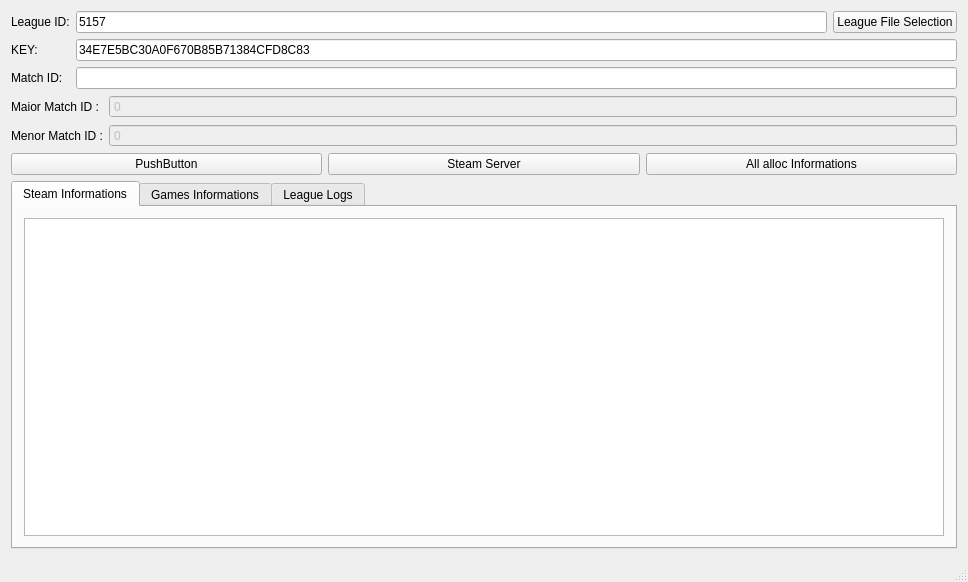
<?xml version="1.0" encoding="UTF-8"?>
<ui version="4.0">
 <class>Parser</class>
 <widget class="QMainWindow" name="Parser">
  <property name="geometry">
   <rect>
    <x>0</x>
    <y>0</y>
    <width>968</width>
    <height>582</height>
   </rect>
  </property>
  <property name="windowTitle">
   <string>Parser</string>
  </property>
  <widget class="QWidget" name="centralWidget">
   <layout class="QVBoxLayout" name="verticalLayout">
    <item>
     <layout class="QFormLayout" name="formLayout">
      <item row="0" column="0">
       <widget class="QLabel" name="lbl_league_id">
        <property name="text">
         <string>League ID:</string>
        </property>
       </widget>
      </item>
      <item row="1" column="0">
       <widget class="QLabel" name="lbl_key">
        <property name="text">
         <string>KEY:</string>
        </property>
       </widget>
      </item>
      <item row="1" column="1">
       <widget class="QLineEdit" name="edit_key">
        <property name="text">
         <string>34E7E5BC30A0F670B85B71384CFD8C83</string>
        </property>
       </widget>
      </item>
      <item row="2" column="0">
       <widget class="QLabel" name="lbl_match">
        <property name="text">
         <string>Match ID:</string>
        </property>
       </widget>
      </item>
      <item row="2" column="1">
       <widget class="QLineEdit" name="edit_match_id"/>
      </item>
      <item row="0" column="1">
       <layout class="QHBoxLayout" name="horizontalLayout_2">
        <item>
         <widget class="QLineEdit" name="edit_league_id">
          <property name="text">
           <string>5157</string>
          </property>
         </widget>
        </item>
        <item>
         <widget class="QPushButton" name="btn_league_get">
          <property name="text">
           <string>League File Selection</string>
          </property>
         </widget>
        </item>
       </layout>
      </item>
     </layout>
    </item>
    <item>
     <layout class="QFormLayout" name="formLayout_2">
      <item row="0" column="0">
       <widget class="QLabel" name="lblMaiorMatchI">
        <property name="text">
         <string>Maior Match ID :</string>
        </property>
       </widget>
      </item>
      <item row="1" column="0">
       <widget class="QLabel" name="lblMenorMatchid">
        <property name="text">
         <string>Menor Match ID :</string>
        </property>
       </widget>
      </item>
      <item row="0" column="1">
       <widget class="QDoubleSpinBox" name="edit_maior_match_id">
        <property name="enabled">
         <bool>false</bool>
        </property>
        <property name="buttonSymbols">
         <enum>QAbstractSpinBox::NoButtons</enum>
        </property>
        <property name="decimals">
         <number>0</number>
        </property>
        <property name="maximum">
         <double>9999999999999999583119736832.000000000000000</double>
        </property>
        <property name="singleStep">
         <double>1.000000000000000</double>
        </property>
       </widget>
      </item>
      <item row="1" column="1">
       <widget class="QDoubleSpinBox" name="edit_menor_match_id">
        <property name="enabled">
         <bool>false</bool>
        </property>
        <property name="buttonSymbols">
         <enum>QAbstractSpinBox::NoButtons</enum>
        </property>
        <property name="decimals">
         <number>0</number>
        </property>
        <property name="maximum">
         <double>9999999999999999583119736832.000000000000000</double>
        </property>
        <property name="singleStep">
         <double>1.000000000000000</double>
        </property>
       </widget>
      </item>
     </layout>
    </item>
    <item>
     <layout class="QHBoxLayout" name="horizontalLayout">
      <item>
       <widget class="QPushButton" name="pushButton">
        <property name="text">
         <string>PushButton</string>
        </property>
       </widget>
      </item>
      <item>
       <widget class="QPushButton" name="btn_steam_parser">
        <property name="text">
         <string>Steam Server</string>
        </property>
       </widget>
      </item>
      <item>
       <widget class="QPushButton" name="btn_alloc_informations">
        <property name="text">
         <string>All alloc Informations</string>
        </property>
       </widget>
      </item>
     </layout>
    </item>
    <item>
     <widget class="QTabWidget" name="tabWidget">
      <property name="currentIndex">
       <number>0</number>
      </property>
      <property name="tabBarAutoHide">
       <bool>false</bool>
      </property>
      <widget class="QWidget" name="tab_2">
       <attribute name="title">
        <string>Steam Informations</string>
       </attribute>
       <layout class="QVBoxLayout" name="verticalLayout_2">
        <item>
         <widget class="QTextEdit" name="editSteamLogs">
          <property name="placeholderText">
           <string/>
          </property>
         </widget>
        </item>
       </layout>
      </widget>
      <widget class="QWidget" name="tab">
       <attribute name="title">
        <string>Games Informations</string>
       </attribute>
       <layout class="QVBoxLayout" name="verticalLayout_3">
        <item>
         <widget class="QTextEdit" name="editGamesLogs"/>
        </item>
       </layout>
      </widget>
      <widget class="QWidget" name="tab_3">
       <attribute name="title">
        <string>League Logs</string>
       </attribute>
       <layout class="QVBoxLayout" name="verticalLayout_4">
        <item>
         <widget class="QTextEdit" name="editLeagueLogs"/>
        </item>
       </layout>
      </widget>
     </widget>
    </item>
   </layout>
  </widget>
  <widget class="QStatusBar" name="statusBar"/>
 </widget>
 <layoutdefault spacing="6" margin="11"/>
 <resources/>
 <connections/>
</ui>
